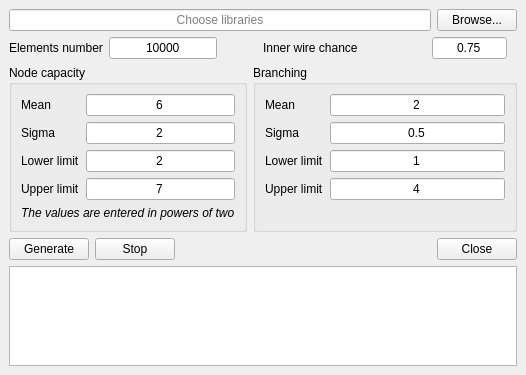
<?xml version="1.0" encoding="UTF-8"?>
<ui version="4.0">
 <class>GeneratorWindow</class>
 <widget class="QMainWindow" name="GeneratorWindow">
  <property name="geometry">
   <rect>
    <x>0</x>
    <y>0</y>
    <width>526</width>
    <height>372</height>
   </rect>
  </property>
  <property name="sizePolicy">
   <sizepolicy hsizetype="Fixed" vsizetype="Fixed">
    <horstretch>0</horstretch>
    <verstretch>0</verstretch>
   </sizepolicy>
  </property>
  <property name="minimumSize">
   <size>
    <width>0</width>
    <height>0</height>
   </size>
  </property>
  <property name="maximumSize">
   <size>
    <width>16777215</width>
    <height>16777215</height>
   </size>
  </property>
  <property name="windowTitle">
   <string>Scheme generator</string>
  </property>
  <widget class="QWidget" name="centralwidget">
   <property name="sizePolicy">
    <sizepolicy hsizetype="Preferred" vsizetype="Fixed">
     <horstretch>0</horstretch>
     <verstretch>0</verstretch>
    </sizepolicy>
   </property>
   <property name="minimumSize">
    <size>
     <width>0</width>
     <height>0</height>
    </size>
   </property>
   <property name="maximumSize">
    <size>
     <width>16777215</width>
     <height>16777215</height>
    </size>
   </property>
   <layout class="QVBoxLayout" name="verticalLayout">
    <item>
     <layout class="QHBoxLayout" name="horizontalLayout_6">
      <item>
       <widget class="QLineEdit" name="librariesText">
        <property name="focusPolicy">
         <enum>Qt::NoFocus</enum>
        </property>
        <property name="text">
         <string/>
        </property>
        <property name="alignment">
         <set>Qt::AlignCenter</set>
        </property>
        <property name="readOnly">
         <bool>true</bool>
        </property>
        <property name="placeholderText">
         <string>Choose libraries</string>
        </property>
       </widget>
      </item>
      <item>
       <widget class="QPushButton" name="librariesButton">
        <property name="sizePolicy">
         <sizepolicy hsizetype="Fixed" vsizetype="Fixed">
          <horstretch>0</horstretch>
          <verstretch>0</verstretch>
         </sizepolicy>
        </property>
        <property name="text">
         <string>Browse...</string>
        </property>
       </widget>
      </item>
     </layout>
    </item>
    <item>
     <layout class="QFormLayout" name="formLayout_3">
      <item row="1" column="0">
       <widget class="QGroupBox" name="nodeCapacityGroup">
        <property name="sizePolicy">
         <sizepolicy hsizetype="Preferred" vsizetype="Fixed">
          <horstretch>0</horstretch>
          <verstretch>0</verstretch>
         </sizepolicy>
        </property>
        <property name="title">
         <string>Node capacity</string>
        </property>
        <layout class="QFormLayout" name="formLayout">
         <item row="1" column="0">
          <widget class="QLabel" name="nodeCapacityMeanLabel">
           <property name="sizePolicy">
            <sizepolicy hsizetype="Preferred" vsizetype="Preferred">
             <horstretch>0</horstretch>
             <verstretch>0</verstretch>
            </sizepolicy>
           </property>
           <property name="text">
            <string>Mean</string>
           </property>
          </widget>
         </item>
         <item row="1" column="1">
          <widget class="QLineEdit" name="nodeCapacityMeanText">
           <property name="text">
            <string>6</string>
           </property>
           <property name="alignment">
            <set>Qt::AlignCenter</set>
           </property>
          </widget>
         </item>
         <item row="2" column="0">
          <widget class="QLabel" name="nodeCapacitySigmaLabel">
           <property name="sizePolicy">
            <sizepolicy hsizetype="Preferred" vsizetype="Preferred">
             <horstretch>0</horstretch>
             <verstretch>0</verstretch>
            </sizepolicy>
           </property>
           <property name="text">
            <string>Sigma</string>
           </property>
          </widget>
         </item>
         <item row="2" column="1">
          <widget class="QLineEdit" name="nodeCapacitySigmaText">
           <property name="text">
            <string>2</string>
           </property>
           <property name="alignment">
            <set>Qt::AlignCenter</set>
           </property>
          </widget>
         </item>
         <item row="3" column="0">
          <widget class="QLabel" name="nodeCapacityLowerLimitLabel">
           <property name="sizePolicy">
            <sizepolicy hsizetype="Preferred" vsizetype="Preferred">
             <horstretch>0</horstretch>
             <verstretch>0</verstretch>
            </sizepolicy>
           </property>
           <property name="text">
            <string>Lower limit</string>
           </property>
          </widget>
         </item>
         <item row="3" column="1">
          <widget class="QLineEdit" name="nodeCapacityLowerLimitText">
           <property name="text">
            <string>2</string>
           </property>
           <property name="alignment">
            <set>Qt::AlignCenter</set>
           </property>
          </widget>
         </item>
         <item row="4" column="0">
          <widget class="QLabel" name="nodeCapacityUpperLimitLabel">
           <property name="sizePolicy">
            <sizepolicy hsizetype="Preferred" vsizetype="Preferred">
             <horstretch>0</horstretch>
             <verstretch>0</verstretch>
            </sizepolicy>
           </property>
           <property name="text">
            <string>Upper limit</string>
           </property>
          </widget>
         </item>
         <item row="4" column="1">
          <widget class="QLineEdit" name="nodeCapacityUpperLimitText">
           <property name="text">
            <string>7</string>
           </property>
           <property name="alignment">
            <set>Qt::AlignCenter</set>
           </property>
          </widget>
         </item>
         <item row="5" column="0" colspan="2">
          <widget class="QLabel" name="nodeCapacityDescLabel">
           <property name="sizePolicy">
            <sizepolicy hsizetype="Fixed" vsizetype="Preferred">
             <horstretch>0</horstretch>
             <verstretch>0</verstretch>
            </sizepolicy>
           </property>
           <property name="font">
            <font>
             <italic>true</italic>
             <underline>false</underline>
            </font>
           </property>
           <property name="text">
            <string>The values are entered in powers of two</string>
           </property>
          </widget>
         </item>
        </layout>
       </widget>
      </item>
      <item row="2" column="0">
       <layout class="QHBoxLayout" name="horizontalLayout" stretch="0,0">
        <property name="sizeConstraint">
         <enum>QLayout::SetDefaultConstraint</enum>
        </property>
        <item>
         <widget class="QPushButton" name="generateButton">
          <property name="enabled">
           <bool>true</bool>
          </property>
          <property name="sizePolicy">
           <sizepolicy hsizetype="Expanding" vsizetype="Fixed">
            <horstretch>0</horstretch>
            <verstretch>0</verstretch>
           </sizepolicy>
          </property>
          <property name="minimumSize">
           <size>
            <width>0</width>
            <height>0</height>
           </size>
          </property>
          <property name="text">
           <string>Generate</string>
          </property>
         </widget>
        </item>
        <item>
         <widget class="QPushButton" name="stopButton">
          <property name="sizePolicy">
           <sizepolicy hsizetype="Expanding" vsizetype="Fixed">
            <horstretch>0</horstretch>
            <verstretch>0</verstretch>
           </sizepolicy>
          </property>
          <property name="text">
           <string>Stop</string>
          </property>
         </widget>
        </item>
       </layout>
      </item>
      <item row="2" column="1">
       <layout class="QHBoxLayout" name="horizontalLayout_2">
        <item>
         <spacer name="horizontalSpacer">
          <property name="orientation">
           <enum>Qt::Horizontal</enum>
          </property>
          <property name="sizeHint" stdset="0">
           <size>
            <width>40</width>
            <height>20</height>
           </size>
          </property>
         </spacer>
        </item>
        <item>
         <widget class="QPushButton" name="closeButton">
          <property name="sizePolicy">
           <sizepolicy hsizetype="Fixed" vsizetype="Fixed">
            <horstretch>0</horstretch>
            <verstretch>0</verstretch>
           </sizepolicy>
          </property>
          <property name="text">
           <string>Close</string>
          </property>
         </widget>
        </item>
       </layout>
      </item>
      <item row="0" column="0">
       <layout class="QHBoxLayout" name="horizontalLayout_4">
        <item>
         <widget class="QLabel" name="elementsNumberLabel">
          <property name="sizePolicy">
           <sizepolicy hsizetype="Preferred" vsizetype="Fixed">
            <horstretch>0</horstretch>
            <verstretch>0</verstretch>
           </sizepolicy>
          </property>
          <property name="text">
           <string>Elements number</string>
          </property>
         </widget>
        </item>
        <item>
         <widget class="QLineEdit" name="elementsNumberText">
          <property name="sizePolicy">
           <sizepolicy hsizetype="Preferred" vsizetype="Fixed">
            <horstretch>0</horstretch>
            <verstretch>0</verstretch>
           </sizepolicy>
          </property>
          <property name="text">
           <string>10000</string>
          </property>
          <property name="alignment">
           <set>Qt::AlignCenter</set>
          </property>
         </widget>
        </item>
       </layout>
      </item>
      <item row="0" column="1">
       <layout class="QHBoxLayout" name="horizontalLayout_5">
        <property name="leftMargin">
         <number>10</number>
        </property>
        <property name="rightMargin">
         <number>10</number>
        </property>
        <item>
         <widget class="QLabel" name="innerWireChanceLabel">
          <property name="text">
           <string>Inner wire chance</string>
          </property>
         </widget>
        </item>
        <item>
         <widget class="QLineEdit" name="innerWireChanceText">
          <property name="sizePolicy">
           <sizepolicy hsizetype="Preferred" vsizetype="Fixed">
            <horstretch>0</horstretch>
            <verstretch>0</verstretch>
           </sizepolicy>
          </property>
          <property name="maximumSize">
           <size>
            <width>75</width>
            <height>16777215</height>
           </size>
          </property>
          <property name="text">
           <string>0.75</string>
          </property>
          <property name="alignment">
           <set>Qt::AlignCenter</set>
          </property>
         </widget>
        </item>
       </layout>
      </item>
      <item row="1" column="1">
       <widget class="QGroupBox" name="branchingGroup">
        <property name="sizePolicy">
         <sizepolicy hsizetype="Preferred" vsizetype="Expanding">
          <horstretch>0</horstretch>
          <verstretch>0</verstretch>
         </sizepolicy>
        </property>
        <property name="title">
         <string>Branching</string>
        </property>
        <layout class="QFormLayout" name="formLayout_2">
         <item row="0" column="0">
          <widget class="QLabel" name="branchingMeanLabel">
           <property name="text">
            <string>Mean</string>
           </property>
          </widget>
         </item>
         <item row="0" column="1">
          <widget class="QLineEdit" name="branchingMeanText">
           <property name="text">
            <string>2</string>
           </property>
           <property name="alignment">
            <set>Qt::AlignCenter</set>
           </property>
          </widget>
         </item>
         <item row="1" column="0">
          <widget class="QLabel" name="branchingSigmaLabel">
           <property name="text">
            <string>Sigma</string>
           </property>
          </widget>
         </item>
         <item row="1" column="1">
          <widget class="QLineEdit" name="branchingSigmaText">
           <property name="text">
            <string>0.5</string>
           </property>
           <property name="alignment">
            <set>Qt::AlignCenter</set>
           </property>
          </widget>
         </item>
         <item row="2" column="0">
          <widget class="QLabel" name="branchingLowerLimitLabel">
           <property name="text">
            <string>Lower limit</string>
           </property>
          </widget>
         </item>
         <item row="2" column="1">
          <widget class="QLineEdit" name="branchingLowerLimitText">
           <property name="text">
            <string>1</string>
           </property>
           <property name="alignment">
            <set>Qt::AlignCenter</set>
           </property>
          </widget>
         </item>
         <item row="3" column="0">
          <widget class="QLabel" name="branchingUpperLimitLabel">
           <property name="text">
            <string>Upper limit</string>
           </property>
          </widget>
         </item>
         <item row="3" column="1">
          <widget class="QLineEdit" name="branchingUpperLimitText">
           <property name="text">
            <string>4</string>
           </property>
           <property name="alignment">
            <set>Qt::AlignCenter</set>
           </property>
          </widget>
         </item>
        </layout>
       </widget>
      </item>
     </layout>
    </item>
    <item>
     <widget class="QTextBrowser" name="textBrowser">
      <property name="maximumSize">
       <size>
        <width>16777215</width>
        <height>100</height>
       </size>
      </property>
      <property name="lineWrapMode">
       <enum>QTextEdit::NoWrap</enum>
      </property>
     </widget>
    </item>
   </layout>
  </widget>
 </widget>
 <resources/>
 <connections/>
</ui>
